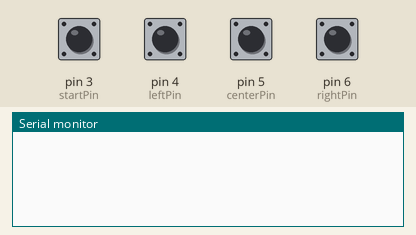
Recording of a sketch running on a simulated Arduino Uno, built with avr-gcc and run on an emulated ATmega328P. On the bench: the last lines printed to the serial monitor. Inputs (shaded band) come from the test bench; at power-on: pin 3 (startPin), pin 4 (leftPin), pin 5 (centerPin), pin 6 (rightPin) HIGH.

Above: at 1.2 s.
1.3 s: pin 3 (startPin) pulled LOW for 0.15 s
At 2.3 s:
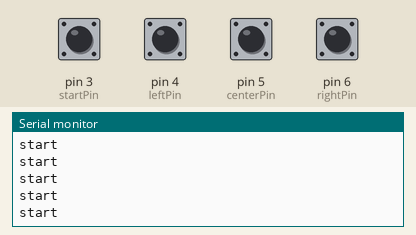
2.9 s: pin 4 (leftPin) pulled LOW for 0.15 s
At 3.4 s:
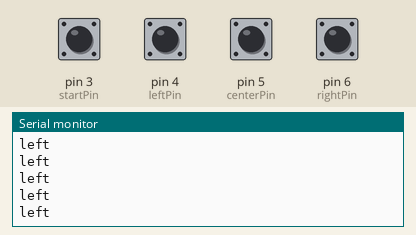
4.5 s: pin 5 (centerPin) pulled LOW for 0.15 s
At 5.7 s:
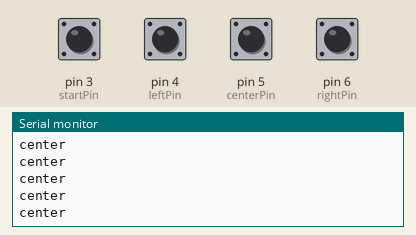
6.1 s: pin 6 (rightPin) pulled LOW for 0.15 s
At 7.2 s:
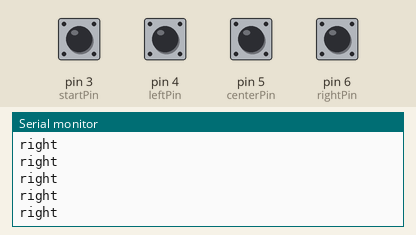
7.7 s: pin 3 (startPin) driven LOW and pin 5 (centerPin) driven LOW
At 8.4 s:
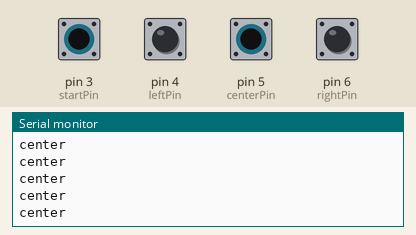
10.7 s: pin 5 (centerPin) driven HIGH
At 11.6 s:
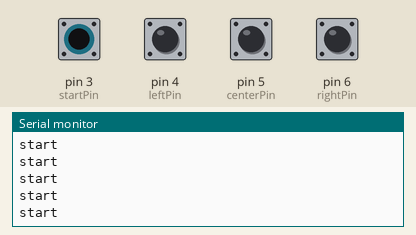

The sketch:

slotmachine.ino
```cpp
const int ON = LOW;
const int OFF = HIGH;

const int leftPin = 4;
const int centerPin = 5;
const int rightPin = 6;
const int startPin = 3;

void setup() {
  Serial.begin(9600);
  pinMode(leftPin,INPUT_PULLUP);
  pinMode(centerPin,INPUT_PULLUP);
  pinMode(rightPin,INPUT_PULLUP);
  pinMode(startPin,INPUT_PULLUP);
}

void loop() {
  if (digitalRead(leftPin) == ON){
    Serial.println("left");
  }else if (digitalRead(centerPin) == ON){
    Serial.println("center");
  }else if (digitalRead(rightPin) == ON){
    Serial.println("right");
  }else if (digitalRead(startPin) == ON){
    Serial.println("start");
  }
  else{
    Serial.println("");
  }
  Serial.flush();
  //delay(40);
}
```

Measured:
- after the input at 1.3 s, the serial monitor: prints a new line at once (image 1)
- after the input at 2.9 s, the serial monitor: prints a new line at once (image 2)
- after the input at 4.5 s, the serial monitor: prints a new line at once (image 3)
- after the input at 6.1 s, the serial monitor: prints a new line at once (image 4)
- after the input at 7.7 s, the serial monitor: prints a new line at once (image 5)
- after the input at 10.7 s, the serial monitor: prints a new line at once (image 6)
